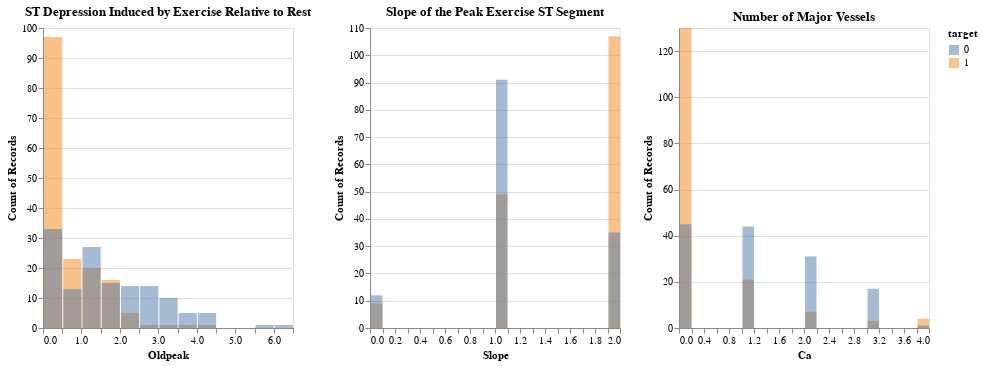

Notebook source saved alongside this figure:
### Code cell
plots[9]|plots[10]|plots[11]

### Figure 1 — Vega-Lite specification as saved in the notebook (floating-point values rounded to 4 significant figures; data arrays with more than 128 entries replaced by an {"elided": "..."} marker saying what was removed)
{"$schema": "https://vega.github.io/schema/vega-lite/v3.4.0.json", "config": {"mark": {"tooltip": null}, "view": {"height": 300, "width": 400}}, "data": {"name": "data-a24de27fcaca3464660850dd7c56a142"}, "datasets": {"data-a24de27fcaca3464660850dd7c56a142": {"elided": "303 records"}}, "hconcat": [{"encoding": {"color": {"field": "target", "type": "nominal"}, "x": {"bin": {"maxbins": 30}, "field": "oldpeak", "title": "Oldpeak", "type": "quantitative"}, "y": {"aggregate": "count", "stack": null, "type": "quantitative"}}, "mark": {"opacity": 0.5, "type": "bar"}, "title": "ST Depression Induced by Exercise Relative to Rest", "width": 250}, {"encoding": {"color": {"field": "target", "type": "nominal"}, "x": {"bin": {"maxbins": 30}, "field": "slope", "title": "Slope", "type": "quantitative"}, "y": {"aggregate": "count", "stack": null, "type": "quantitative"}}, "mark": {"opacity": 0.5, "type": "bar"}, "title": "Slope of the Peak Exercise ST Segment", "width": 250}, {"encoding": {"color": {"field": "target", "type": "nominal"}, "x": {"bin": {"maxbins": 30}, "field": "ca", "title": "Ca", "type": "quantitative"}, "y": {"aggregate": "count", "stack": null, "type": "quantitative"}}, "mark": {"opacity": 0.5, "type": "bar"}, "title": "Number of Major Vessels", "width": 250}]}
